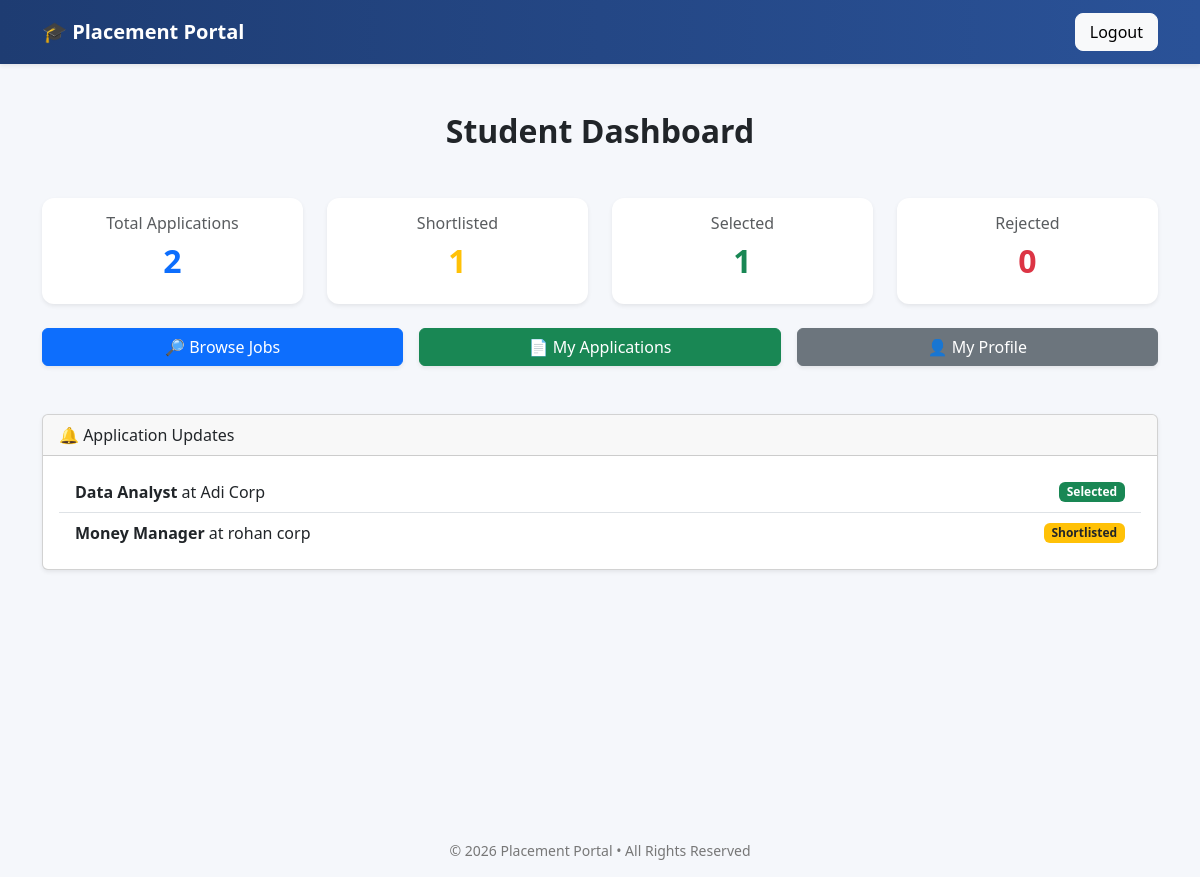
Before: /student_dashboard (signed in) with the older database file.
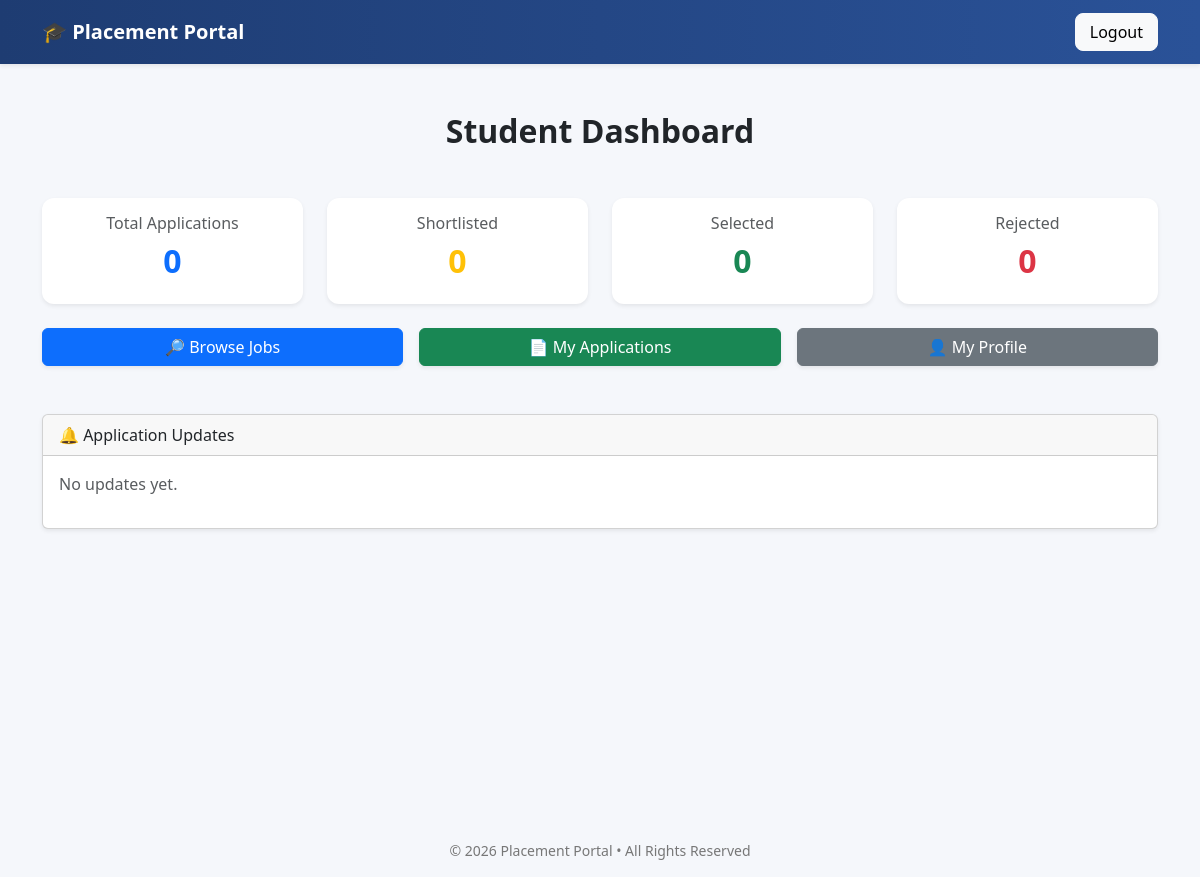
After: the same page with the newer database file.
### tables this page shows
CREATE TABLE applications(
        id INTEGER PRIMARY KEY AUTOINCREMENT,
        student_id INTEGER NOT NULL,
        job_id INTEGER NOT NULL,
        applied_on TIMESTAMP DEFAULT CURRENT_TIMESTAMP,
        status TEXT CHECK(status in ('Applied','Shortlisted','Selected','Rejected')) DEFAULT 'Applied' NOT NULL,
        UNIQUE(student_id, job_id),
        FOREIGN KEY (student_id) REFERENCES students(id)
        ON DELETE CASCADE 
        ON UPDATE CASCADE,
        FOREIGN KEY (job_id) REFERENCES jobs(id)
        ON DELETE CASCADE 
        ON UPDATE CASCADE
    );

CREATE TABLE jobs(
        id INTEGER PRIMARY KEY AUTOINCREMENT,
        company_id INTEGER NOT NULL,
        title TEXT NOT NULL,
        description TEXT NOT NULL,
        eligibility_criteria TEXT NOT NULL,
        deadline TEXT NOT NULL,
        required_skills TEXT,
        experience_required TEXT,
        salary_range TEXT,
        job_type TEXT CHECK(job_type IN ('Full-time','Internship','Contract')) DEFAULT 'Full-time',
        location TEXT,
        status TEXT CHECK(status in ('Pending','Approved','Closed')) DEFAULT 'Pending' NOT NULL,
        created_at TIMESTAMP DEFAULT CURRENT_TIMESTAMP,
        FOREIGN KEY (company_id) REFERENCES companies(id)
        ON DELETE CASCADE
        ON UPDATE CASCADE
    );

CREATE TABLE companies(
        id INTEGER PRIMARY KEY AUTOINCREMENT,
        company_name TEXT NOT NULL,
        email TEXT UNIQUE NOT NULL,
        hashed_password TEXT NOT NULL,
        hr_contact TEXT NOT NULL,
        website TEXT,
        approval_status TEXT CHECK(approval_status IN ('Pending','Approved','Rejected')) DEFAULT 'Pending' NOT NULL,
        is_blacklisted INTEGER DEFAULT 0 NOT NULL,
        created_at TIMESTAMP DEFAULT CURRENT_TIMESTAMP
    );

### app.py (the view)
@app.route("/student_dashboard")
@login_required
def student_dashboard():
    if current_user.role != "student":
        flash("Unauthorized access")
        return redirect(url_for("login"))
    con = sqlite3.connect("placement.db")
    cur = con.cursor()
    cur.execute("""
        SELECT COUNT(*) FROM applications
        WHERE student_id = ?
    """, (current_user.actual_id,))
    total_applied = cur.fetchone()[0]
    cur.execute("""
        SELECT COUNT(*) FROM applications
        WHERE student_id = ? AND status = 'Shortlisted'
    """, (current_user.actual_id,))
    shortlisted = cur.fetchone()[0]
    cur.execute("""
        SELECT COUNT(*) FROM applications
        WHERE student_id = ? AND status = 'Selected'
    """, (current_user.actual_id,))
    selected = cur.fetchone()[0]
    cur.execute("""
        SELECT COUNT(*) FROM applications
        WHERE student_id = ? AND status = 'Rejected'
    """, (current_user.actual_id,))
    rejected = cur.fetchone()[0]
    cur.execute("""
        SELECT jobs.title,
               companies.company_name,
               applications.status
        FROM applications
        JOIN jobs ON applications.job_id = jobs.id
        JOIN companies ON jobs.company_id = companies.id
        WHERE applications.student_id = ?
        AND applications.status IN ('Shortlisted','Selected','Rejected')
        ORDER BY applications.applied_on DESC LIMIT 5
    """, (current_user.actual_id,))
    notifications = cur.fetchall()
    con.close()
    return render_template(
        "student_dashboard.html",
        total_applied=total_applied,
        shortlisted=shortlisted,
        selected=selected,
        rejected=rejected,
        notifications=notifications
    )

### app.py (called while the page is built)
@login_manager.user_loader
def load_user(user_id):
    try:
        role, actual_id = user_id.split("-")
        return User(int(actual_id), role)
    except (ValueError, AttributeError):
        return None

### templates/student_dashboard.html (shortened to what this page needs)
{% extends "base.html" %}
{% block content %}
<div class="container mt-5">
    <h2 class="mb-5 text-center">Student Dashboard</h2>
    <div class="row g-4 mb-4">
        <div class="col-md-3">
            <div class="card dashboard-card text-center shadow-sm">
                <div class="card-body">
                    <h6 class="text-muted">Total Applications</h6>
                    <h2 class="text-primary">{{ total_applied | default(0) }}</h2>
                </div>
            </div>
        </div>
        <div class="col-md-3">
            <div class="card dashboard-card text-center shadow-sm">
                <div class="card-body">
                    <h6 class="text-muted">Shortlisted</h6>
                    <h2 class="text-warning">{{ shortlisted | default(0) }}</h2>
                </div>
            </div>
        </div>
        <div class="col-md-3">
            <div class="card dashboard-card text-center shadow-sm">
                <div class="card-body">
                    <h6 class="text-muted">Selected</h6>
                    <h2 class="text-success">{{ selected | default(0) }}</h2>
                </div>
            </div>
        </div>
        <div class="col-md-3">
            <div class="card dashboard-card text-center shadow-sm">
                <div class="card-body">
                    <h6 class="text-muted">Rejected</h6>
                    <h2 class="text-danger">{{ rejected | default(0) }}</h2>
                </div>
            </div>
        </div>
    </div>
    <div class="row g-3 mb-5">
        <div class="col-md-4">
            <a href="{{ url_for('student_jobs') }}" class="btn btn-primary w-100 shadow-sm">
                🔎 Browse Jobs
            </a>
        </div>
        <div class="col-md-4">
            <a href="{{ url_for('my_applications') }}" class="btn btn-success w-100 shadow-sm">
                📄 My Applications
            </a>
        </div>
        <div class="col-md-4">
            <a href="{{ url_for('student_profile') }}" class="btn btn-secondary w-100 shadow-sm">
                👤 My Profile
            </a>
        </div>
    </div>
    <div class="card shadow-sm">
        <div class="card-header">
            🔔 Application Updates
        </div>
        <div class="card-body">
            {% if notifications %}
                <ul class="list-group list-group-flush">
                    {% for job, company, status in notifications %}
                        <li class="list-group-item d-flex justify-content-between align-items-center">
                            <div>
                                <strong>{{ job }}</strong> at {{ company }}
                            </div>
                            {% if status == "Selected" %}
                                <span class="badge bg-success">Selected</span>
                            {% elif status == "Shortlisted" %}
                                <span class="badge bg-warning text-dark">Shortlisted</span>
                            {% elif status == "Rejected" %}
                                <span class="badge bg-danger">Rejected</span>
                            {% else %}
                                <span class="badge bg-secondary">{{ status }}</span>
                            {% endif %}
                        </li>
                    {% endfor %}
                </ul>
            {% else %}
                <p class="text-muted">No updates yet.</p>
            {% endif %}
        </div>
    </div>
</div>
{% endblock %}

Changed rows visible on the page:
removed applications: title "Data Analyst", company_name "Adi Corp", status "Selected"
removed applications: title "Money Manager", company_name "rohan corp", status "Shortlisted"
Other visible differences:
{{ total_applied | default(0) }}: "2" → "0"
{{ shortlisted | default(0) }}: "1" → "0"
{{ selected | default(0) }}: "1" → "0"
text now shown: "No updates yet."
